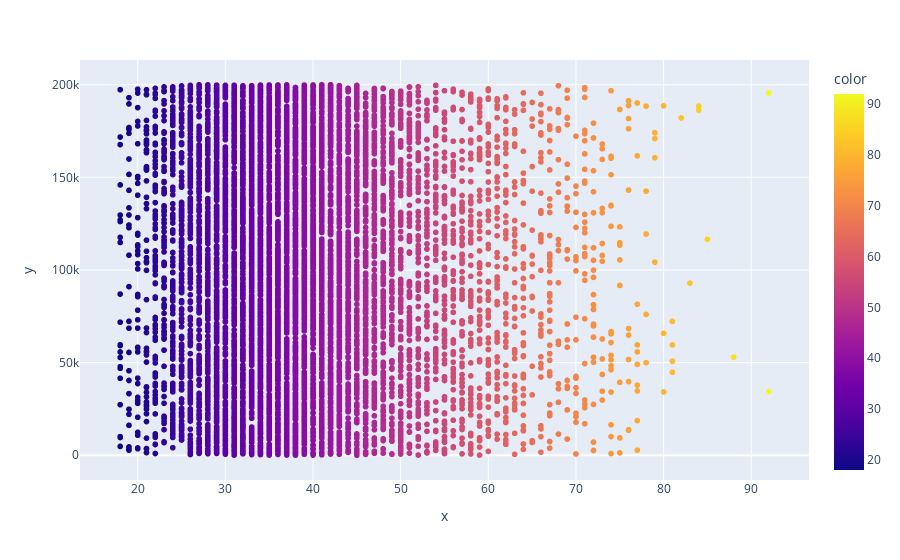

Here is the notebook cell this chart was saved with:
### Code cell
px.scatter(x = df['age'], y = df['estimatedsalary'], color = df['age'])

### Figure 1 — Plotly figure (JSON) as saved in the notebook; plotly's stock layout.template omitted (floating-point values rounded to 4 significant figures; data arrays with more than 128 entries replaced by an {"elided": "..."} marker saying what was removed)
{"data": [{"hovertemplate": "x=%{x}<br>y=%{y}<br>color=%{marker.color}<extra></extra>", "legendgroup": "", "marker": {"color": {"elided": "10000 int values"}, "coloraxis": "coloraxis", "symbol": "circle"}, "mode": "markers", "name": "", "showlegend": false, "type": "scattergl", "x": {"elided": "10000 int values"}, "xaxis": "x", "y": {"elided": "10000 float values"}, "yaxis": "y"}], "layout": {"coloraxis": {"colorbar": {"title": {"text": "color"}}, "colorscale": [[0, "#0d0887"], [0.1111, "#46039f"], [0.2222, "#7201a8"], [0.3333, "#9c179e"], [0.4444, "#bd3786"], [0.5556, "#d8576b"], [0.6667, "#ed7953"], [0.7778, "#fb9f3a"], [0.8889, "#fdca26"], [1, "#f0f921"]]}, "legend": {"tracegroupgap": 0}, "margin": {"t": 60}, "xaxis": {"anchor": "y", "domain": [0, 1], "title": {"text": "x"}}, "yaxis": {"anchor": "x", "domain": [0, 1], "title": {"text": "y"}}}}
